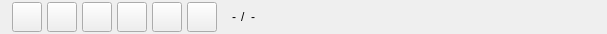
<?xml version="1.0" encoding="UTF-8"?>
<ui version="4.0">
 <class>AFQSlideShowSourceToolbar</class>
 <widget class="QWidget" name="AFQSlideShowSourceToolbar">
  <property name="geometry">
   <rect>
    <x>0</x>
    <y>0</y>
    <width>607</width>
    <height>34</height>
   </rect>
  </property>
  <property name="minimumSize">
   <size>
    <width>0</width>
    <height>34</height>
   </size>
  </property>
  <property name="maximumSize">
   <size>
    <width>16777215</width>
    <height>34</height>
   </size>
  </property>
  <property name="windowTitle">
   <string>Form</string>
  </property>
  <layout class="QHBoxLayout" name="horizontalLayout_2">
   <property name="spacing">
    <number>5</number>
   </property>
   <property name="leftMargin">
    <number>12</number>
   </property>
   <property name="topMargin">
    <number>0</number>
   </property>
   <property name="rightMargin">
    <number>0</number>
   </property>
   <property name="bottomMargin">
    <number>0</number>
   </property>
   <item>
    <widget class="QPushButton" name="pushButton_Restart">
     <property name="minimumSize">
      <size>
       <width>30</width>
       <height>30</height>
      </size>
     </property>
     <property name="maximumSize">
      <size>
       <width>30</width>
       <height>30</height>
      </size>
     </property>
     <property name="text">
      <string/>
     </property>
     <property name="iconSize">
      <size>
       <width>30</width>
       <height>30</height>
      </size>
     </property>
    </widget>
   </item>
   <item>
    <widget class="QPushButton" name="pushButton_Pause">
     <property name="minimumSize">
      <size>
       <width>30</width>
       <height>30</height>
      </size>
     </property>
     <property name="maximumSize">
      <size>
       <width>30</width>
       <height>30</height>
      </size>
     </property>
     <property name="text">
      <string/>
     </property>
     <property name="iconSize">
      <size>
       <width>30</width>
       <height>30</height>
      </size>
     </property>
    </widget>
   </item>
   <item>
    <widget class="QPushButton" name="pushButton_Play">
     <property name="minimumSize">
      <size>
       <width>30</width>
       <height>30</height>
      </size>
     </property>
     <property name="maximumSize">
      <size>
       <width>30</width>
       <height>30</height>
      </size>
     </property>
     <property name="text">
      <string/>
     </property>
     <property name="iconSize">
      <size>
       <width>30</width>
       <height>30</height>
      </size>
     </property>
    </widget>
   </item>
   <item>
    <widget class="QPushButton" name="pushButton_Prev">
     <property name="minimumSize">
      <size>
       <width>30</width>
       <height>30</height>
      </size>
     </property>
     <property name="maximumSize">
      <size>
       <width>30</width>
       <height>30</height>
      </size>
     </property>
     <property name="text">
      <string/>
     </property>
     <property name="iconSize">
      <size>
       <width>30</width>
       <height>30</height>
      </size>
     </property>
    </widget>
   </item>
   <item>
    <widget class="QPushButton" name="pushButton_Stop">
     <property name="minimumSize">
      <size>
       <width>30</width>
       <height>30</height>
      </size>
     </property>
     <property name="maximumSize">
      <size>
       <width>30</width>
       <height>30</height>
      </size>
     </property>
     <property name="text">
      <string/>
     </property>
     <property name="iconSize">
      <size>
       <width>30</width>
       <height>30</height>
      </size>
     </property>
    </widget>
   </item>
   <item>
    <widget class="QPushButton" name="pushButton_Next">
     <property name="minimumSize">
      <size>
       <width>30</width>
       <height>30</height>
      </size>
     </property>
     <property name="maximumSize">
      <size>
       <width>30</width>
       <height>30</height>
      </size>
     </property>
     <property name="text">
      <string/>
     </property>
     <property name="iconSize">
      <size>
       <width>30</width>
       <height>30</height>
      </size>
     </property>
    </widget>
   </item>
   <item>
    <spacer name="horizontalSpacer_2">
     <property name="orientation">
      <enum>Qt::Horizontal</enum>
     </property>
     <property name="sizeType">
      <enum>QSizePolicy::Fixed</enum>
     </property>
     <property name="sizeHint" stdset="0">
      <size>
       <width>10</width>
       <height>20</height>
      </size>
     </property>
    </spacer>
   </item>
   <item>
    <widget class="QLabel" name="label_CurrentIdx">
     <property name="text">
      <string>-</string>
     </property>
    </widget>
   </item>
   <item>
    <widget class="QLabel" name="label_Slash">
     <property name="text">
      <string>/</string>
     </property>
    </widget>
   </item>
   <item>
    <widget class="QLabel" name="label_TotalIdx">
     <property name="text">
      <string>-</string>
     </property>
    </widget>
   </item>
   <item>
    <spacer name="horizontalSpacer">
     <property name="orientation">
      <enum>Qt::Horizontal</enum>
     </property>
     <property name="sizeType">
      <enum>QSizePolicy::Expanding</enum>
     </property>
     <property name="sizeHint" stdset="0">
      <size>
       <width>40</width>
       <height>20</height>
      </size>
     </property>
    </spacer>
   </item>
  </layout>
 </widget>
 <resources/>
 <connections/>
</ui>
